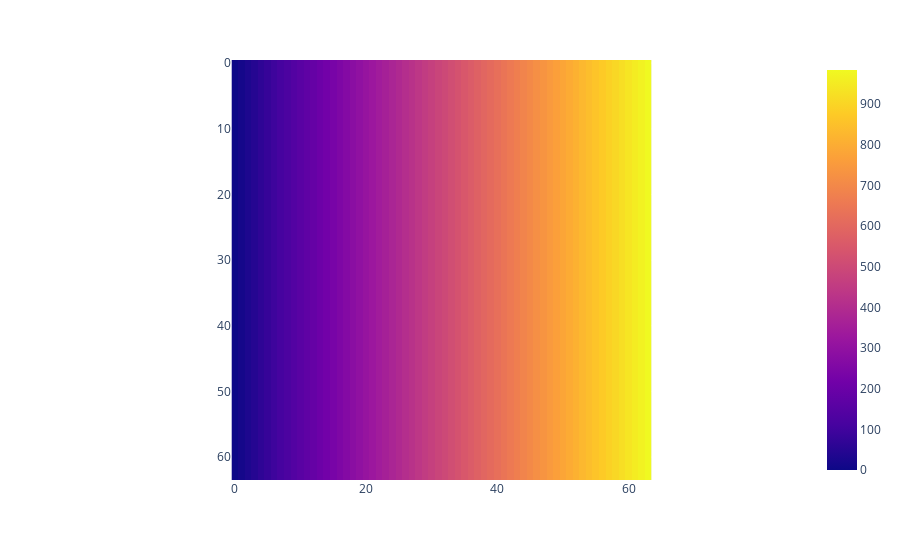
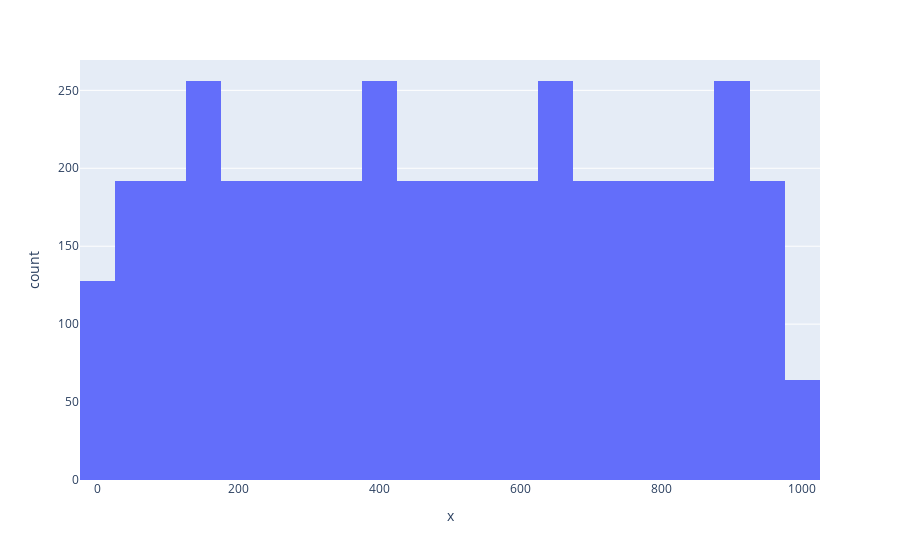

Notebook code for these charts, in order:
### Code cell
import numpy as np

# create an intensity gradient image
w = 64
h = 64
image = np.zeros((w, h), dtype="float32")
for i in range(w):
    image[:, i] = (i/w) * 1000
image_original = image.copy()

px.imshow(image).show()
px.histogram(x=image.flatten()).show()

### Figure 1 — Plotly figure (JSON) as saved in the notebook; plotly's stock layout.template omitted (floating-point values rounded to 4 significant figures; data arrays with more than 128 entries replaced by an {"elided": "..."} marker saying what was removed)
{"data": [{"coloraxis": "coloraxis", "hovertemplate": "x: %{x}<br>y: %{y}<br>color: %{z}<extra></extra>", "name": "0", "type": "heatmap", "xaxis": "x", "yaxis": "y", "z": {"elided": "64x64 float values"}}], "layout": {"coloraxis": {"colorscale": [[0, "#0d0887"], [0.1111, "#46039f"], [0.2222, "#7201a8"], [0.3333, "#9c179e"], [0.4444, "#bd3786"], [0.5556, "#d8576b"], [0.6667, "#ed7953"], [0.7778, "#fb9f3a"], [0.8889, "#fdca26"], [1, "#f0f921"]]}, "margin": {"t": 60}, "xaxis": {"anchor": "y", "constrain": "domain", "domain": [0, 1], "scaleanchor": "y"}, "yaxis": {"anchor": "x", "autorange": "reversed", "constrain": "domain", "domain": [0, 1]}}}

### Figure 2 — Plotly figure (JSON) as saved in the notebook; plotly's stock layout.template omitted (floating-point values rounded to 4 significant figures; data arrays with more than 128 entries replaced by an {"elided": "..."} marker saying what was removed)
{"data": [{"alignmentgroup": "True", "bingroup": "x", "hovertemplate": "x=%{x}<br>count=%{y}<extra></extra>", "legendgroup": "", "marker": {"color": "#636efa", "pattern": {"shape": ""}}, "name": "", "offsetgroup": "", "orientation": "v", "showlegend": false, "type": "histogram", "x": {"elided": "4096 float values"}, "xaxis": "x", "yaxis": "y"}], "layout": {"barmode": "relative", "legend": {"tracegroupgap": 0}, "margin": {"t": 60}, "xaxis": {"anchor": "y", "domain": [0, 1], "title": {"text": "x"}}, "yaxis": {"anchor": "x", "domain": [0, 1], "title": {"text": "count"}}}}
